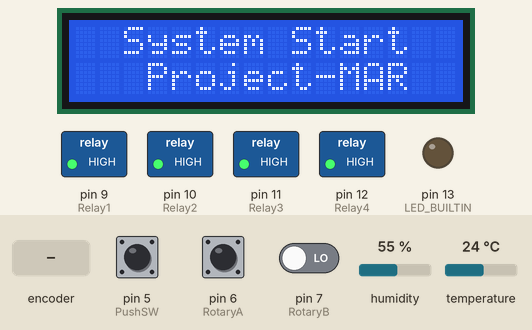
Bench run of a sketch on a simulated Arduino Uno, built with avr-gcc and run on an emulated ATmega328P. Parts: 16×2 character LCD, switched loads named in the sketch (green lamp = pin HIGH), output pins drawn as LEDs (lit = HIGH). Wiring (inferred from the names in the program): DHT11 sensor: data pin 8. The test bench sets the inputs (shaded band); at power-on: pin 5 (PushSW) HIGH, pin 6 (RotaryA) HIGH, pin 7 (RotaryB) LOW, humidity 55 %, temperature 24 °C. What the sketch prints to the serial monitor is not drawn.

Above: at 0.2 s.
3.4 s: rotary encoder on pin 6 (RotaryA) / pin 7 (RotaryB) turned 3 steps (first pin leading)
At 4.9 s:
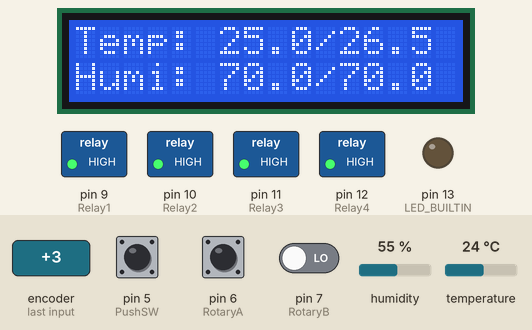
5.5 s: pin 5 (PushSW) pulled LOW for 1 s
8.0 s: rotary encoder on pin 6 (RotaryA) / pin 7 (RotaryB) turned 1 step (first pin leading)
At 9.3 s:
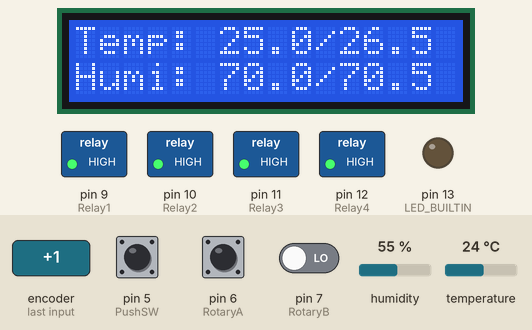
9.7 s: rotary encoder on pin 6 (RotaryA) / pin 7 (RotaryB) turned 2 steps (second pin leading)
At 10.4 s:
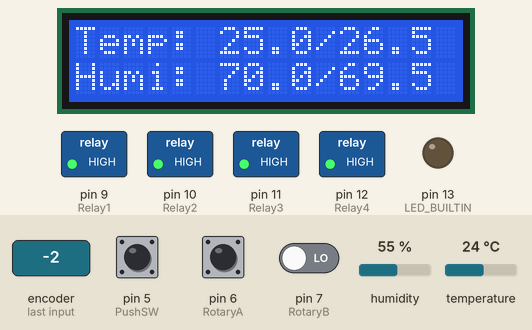
Timing chart, 0 to 12.6 s (numbered marks = the images above; inputs shaded):
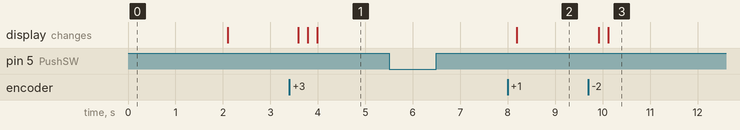

The sketch:

firmware.ino
```cpp
/**
 * Author:    Project-MAR
 * Created:   27 Apr. 2018
 **/

#include "DHT.h"
#include "Wire.h"
#include "LiquidCrystal_PCF8574.h"

/*
 * LCD Connection
 * Black  - GND
 * White  - Vcc
 * Gray   - SDA
 * Purpel - SCL
 */

 /*
  * Rotary Switch
  * Red    - Gnd
  * Orange - Vcc
  * Yellow - SW
  * Blue   - DT
  * Green  - Clk
  */

#define PushSW       5
#define RotaryA      6
#define RotaryB      7

#define DHT22_PIN    8

#define Relay4      12
#define Relay3      11
#define Relay2      10
#define Relay1       9
#define RelayON      LOW
#define RelayOFF     HIGH


#define CCW          0
#define CW           1
#define Push         2

// Connect a 4.7K resistor between VCC and the data pin (strong pullup)
DHT dht;

// set the LCD address to 0x27 for a 16 chars and 2 line display
LiquidCrystal_PCF8574 lcd(0x27);

int A;
int aState;
int RotateEvent;

float targetTemperature  = 25.0;
float currentTemperature = 25.0;

float targetHumidity  = 70.0;
float currentHumidity = 70.0;

char lcd_buffer[16];

int dht22_count = 0;
int dht22_target  = 5000;

int relayControl_count  = 0;
int relayControl_target = 500;

void setup(void)
{
  int lcd_error = 0;
  // start serial port
  Serial.begin(115200);

  dht.setup(DHT22_PIN); // data pin 2

  Wire.begin();
  Wire.beginTransmission(0x27);
  lcd_error = Wire.endTransmission();

  if (lcd_error == 0)
  {
    //Serial.println(": LCD found.");
    lcd.begin(16, 2); // initialize the lcd
  } else {
    Serial.println(": LCD not found.");
  }

  // welcome message
  lcd.setBacklight(1);
  lcd.clear();
  lcd.setCursor(0, 0);
  lcd.print("  System Start  ");
  lcd.setCursor(0, 1);
  lcd.print("   Project-MAR  ");

  pinMode(LED_BUILTIN, OUTPUT);
  pinMode(Relay4, OUTPUT);
  pinMode(Relay3, OUTPUT);
  pinMode(Relay2, OUTPUT);
  pinMode(Relay1, OUTPUT);

  // Relay Module is active LOW
  digitalWrite(Relay1, HIGH);
  digitalWrite(Relay2, HIGH);
  digitalWrite(Relay3, HIGH);
  digitalWrite(Relay4, HIGH);

  pinMode(PushSW,  INPUT_PULLUP);
  pinMode(RotaryA, INPUT);
  pinMode(RotaryB, INPUT);

  aState = digitalRead(RotaryA);

  Serial.println("Status\tHumidity (%)\tTemperature (C)\t(F)");

  // The sensor can only be read from every 1-2s, and requires a minimum
  // 2s warm-up after power-on.
  delay(2000);
  lcd.clear();
}

void readDHT22()
{
  //delay(dht.getMinimumSamplingPeriod());

  currentHumidity = dht.getHumidity();
  currentTemperature = dht.getTemperature();

  Serial.print(dht.getStatusString());
  Serial.print("\t");
  Serial.print(currentHumidity, 1);
  Serial.print("\t\t");
  Serial.print(currentTemperature, 1);
  Serial.print("\t\t");
  Serial.println(dht.toFahrenheit(currentTemperature), 1);
}

void setTargetHuminity()
{
  int a;
  //Serial.println("set Huminity");

  while(1)
  {
    a = Rotary();
    if(a == CW)
    {
      targetHumidity += 0.5;
      Serial.println("Increase target Humidity");
      show();
    }
    else if(a == CCW)
    {
      targetHumidity -= 0.5;
      Serial.println("Decrease target Humidity");
      show();
    }

    // if user push again, force exit
    if(digitalRead(PushSW) == LOW)
    {
      delay(500);
      Serial.println("Exit: set Huminity");
      break;
    }
  }
}

void show()
{
  lcd.clear();
  lcd.setCursor(0, 0);
  lcd.print("Temp: ");
  lcd.setCursor(6, 0);
  lcd.print(currentTemperature,1);
  lcd.setCursor(10, 0);
  lcd.print("/");
  lcd.setCursor(11, 0);
  lcd.print(targetTemperature,1);
  lcd.setCursor(0, 1);

  lcd.setCursor(0, 1);
  lcd.print("Humi: ");
  lcd.setCursor(6, 1);
  lcd.print(currentHumidity,1);
  lcd.setCursor(10, 1);
  lcd.print("/");
  lcd.setCursor(11, 1);
  lcd.print(targetHumidity,1);
}

int Rotary()
{
  int result = -1;

  // Scan for Rotary Turn event
  A = digitalRead(RotaryA);
  if((aState == LOW) && (A == HIGH))
  {
    // Turn detect
    if(digitalRead(RotaryB) == LOW)
      result = CW;
    else
      result = CCW;

    delay(100);
  }
  aState = A;

  // Scan for Rotary push event
  if(digitalRead(PushSW) == LOW)
  {
    result = Push;
    delay(200);
  }

  return result;
}

//float targetTemperature  = 25.0;
//float currentTemperature = 25.0;

//float targetHumidity  = 70.0;
//float currentHumidity = 70.0;

void temperatureControl()
{
  static int coolingState = 0;

  // Fast Cooling: Turn OFF heater and Turn ON fan
  if((currentTemperature > targetTemperature) && (coolingState == 0))
  {
    //turn off heater and turn on fan
    coolingState = 1;
    digitalWrite(Relay4, RelayOFF);
    digitalWrite(Relay3, RelayON);
  }

  // Turn off Fast Cooling if temperature is below (targetTemperature - 2)
  if((coolingState == 1) && (currentTemperature >= (targetTemperature - 2)))
  {
    digitalWrite(Relay4, RelayOFF);
    digitalWrite(Relay3, RelayOFF);
  }

  // Start heating again when temperature drop below (targetTemperature - 5)
  if((coolingState == 1) && (currentTemperature <= (targetTemperature - 5)))
  {
    coolingState = 0;
    digitalWrite(Relay4, RelayON);
    digitalWrite(Relay3, RelayOFF);
  }
}

void HumidityControl()
{

}

void loop(void)
{

  if(relayControl_count >= relayControl_target)
  {
    relayControl_count = 0;
    temperatureControl();
    HumidityControl();
  }

  // Scan for Rotary turn event
  RotateEvent = Rotary();
  if(RotateEvent == CW)
  {
    Serial.println("Increase target Temperature");
    targetTemperature += 0.5;
    show();
  }
  else if(RotateEvent == CCW)
  {
    Serial.println("Decrease target Temperature");
    targetTemperature -= 0.5;
    show();
  }
  else if(RotateEvent == Push)
  {
    //Serial.println("PushSW");
    setTargetHuminity();
  }

  dht22_count += 1;
  relayControl_count += 1;
  delay(1);
}
```

DHT.cpp
```cpp
// (licence header left out)
#include "DHT.h"

void DHT::setup(uint8_t pin, DHT_MODEL_t model)
{
  DHT::pin = pin;
  DHT::model = model;
  DHT::resetTimer(); // Make sure we do read the sensor in the next readSensor()

  if ( model == AUTO_DETECT) {
    DHT::model = DHT22;
    readSensor();
    if ( error == ERROR_TIMEOUT ) {
      DHT::model = DHT11;
      // Warning: in case we auto detect a DHT11, you should wait at least 1000 msec
      // before your first read request. Otherwise you will get a time out error.
    }
  }
}

void DHT::resetTimer()
{
  DHT::lastReadTime = millis() - 3000;
}

float DHT::getHumidity()
{
  readSensor();
  return humidity;
}

float DHT::getTemperature()
{
  readSensor();
  return temperature;
}

#ifndef OPTIMIZE_SRAM_SIZE

const char* DHT::getStatusString()
{
  switch ( error ) {
    case DHT::ERROR_TIMEOUT:
      return "TIMEOUT";

    case DHT::ERROR_CHECKSUM:
      return "CHECKSUM";

    default:
      return "OK";
  }
}

#else

// At the expense of 26 bytes of extra PROGMEM, we save 11 bytes of
// SRAM by using the following method:

prog_char P_OK[]       PROGMEM = "OK";
prog_char P_TIMEOUT[]  PROGMEM = "TIMEOUT";
prog_char P_CHECKSUM[] PROGMEM = "CHECKSUM";

const char *DHT::getStatusString() {
  prog_char *c;
  switch ( error ) {
    case DHT::ERROR_CHECKSUM:
      c = P_CHECKSUM; break;

    case DHT::ERROR_TIMEOUT:
      c = P_TIMEOUT; break;

    default:
      c = P_OK; break;
  }

  static char buffer[9];
  strcpy_P(buffer, c);

  return buffer;
}

#endif

void DHT::readSensor()
{
  // Make sure we don't poll the sensor too often
  // - Max sample rate DHT11 is 1 Hz   (duty cicle 1000 ms)
  // - Max sample rate DHT22 is 0.5 Hz (duty cicle 2000 ms)
  unsigned long startTime = millis();
  if ( (unsigned long)(startTime - lastReadTime) < (model == DHT11 ? 999L : 1999L) ) {
    return;
  }
  lastReadTime = startTime;

  temperature = NAN;
  humidity = NAN;

  // Request sample

  digitalWrite(pin, LOW); // Send start signal
  pinMode(pin, OUTPUT);
  if ( model == DHT11 ) {
    delay(18);
  }
  else {
    // This will fail for a DHT11 - that's how we can detect such a device
    delayMicroseconds(800);
  }

  pinMode(pin, INPUT);
  digitalWrite(pin, HIGH); // Switch bus to receive data

  // We're going to read 83 edges:
  // - First a FALLING, RISING, and FALLING edge for the start bit
  // - Then 40 bits: RISING and then a FALLING edge per bit
  // To keep our code simple, we accept any HIGH or LOW reading if it's max 85 usecs long

  word rawHumidity;
  word rawTemperature;
  word data;

  for ( int8_t i = -3 ; i < 2 * 40; i++ ) {
    byte age;
    startTime = micros();

    do {
      age = (unsigned long)(micros() - startTime);
      if ( age > 90 ) {
        error = ERROR_TIMEOUT;
        return;
      }
    }
    while ( digitalRead(pin) == (i & 1) ? HIGH : LOW );

    if ( i >= 0 && (i & 1) ) {
      // Now we are being fed our 40 bits
      data <<= 1;

      // A zero max 30 usecs, a one at least 68 usecs.
      if ( age > 30 ) {
        data |= 1; // we got a one
      }
    }

    switch ( i ) {
      case 31:
        rawHumidity = data;
        break;
      case 63:
        rawTemperature = data;
        data = 0;
        break;
    }
  }

  // Verify checksum

  if ( (byte)(((byte)rawHumidity) + (rawHumidity >> 8) + ((byte)rawTemperature) + (rawTemperature >> 8)) != data ) {
    error = ERROR_CHECKSUM;
    return;
  }

  // Store readings

  if ( model == DHT11 ) {
    humidity = rawHumidity >> 8;
    temperature = rawTemperature >> 8;
  }
  else {
    humidity = rawHumidity * 0.1;

    if ( rawTemperature & 0x8000 ) {
      rawTemperature = -(int16_t)(rawTemperature & 0x7FFF);
    }
    temperature = ((int16_t)rawTemperature) * 0.1;
  }

  error = ERROR_NONE;
}
```

DHT.h
```cpp
// (licence header left out)
#ifndef dht_h
#define dht_h

#if ARDUINO < 100
  #include <WProgram.h>
#else
  #include <Arduino.h>
#endif

class DHT
{
public:

  typedef enum {
    AUTO_DETECT,
    DHT11,
    DHT22,
    AM2302,  // Packaged DHT22
    RHT03    // Equivalent to DHT22
  }
  DHT_MODEL_t;

  typedef enum {
    ERROR_NONE = 0,
    ERROR_TIMEOUT,
    ERROR_CHECKSUM
  }
  DHT_ERROR_t;

  void setup(uint8_t pin, DHT_MODEL_t model=AUTO_DETECT);
  void resetTimer();

  float getTemperature();
  float getHumidity();

  DHT_ERROR_t getStatus() { return error; };
  const char* getStatusString();

  DHT_MODEL_t getModel() { return model; }

  int getMinimumSamplingPeriod() { return model == DHT11 ? 1000 : 2000; }

  int8_t getNumberOfDecimalsTemperature() { return model == DHT11 ? 0 : 1; };
  int8_t getLowerBoundTemperature() { return model == DHT11 ? 0 : -40; };
  int8_t getUpperBoundTemperature() { return model == DHT11 ? 50 : 125; };

  int8_t getNumberOfDecimalsHumidity() { return 0; };
  int8_t getLowerBoundHumidity() { return model == DHT11 ? 20 : 0; };
  int8_t getUpperBoundHumidity() { return model == DHT11 ? 90 : 100; };

  static float toFahrenheit(float fromCelcius) { return 1.8 * fromCelcius + 32.0; };
  static float toCelsius(float fromFahrenheit) { return (fromFahrenheit - 32.0) / 1.8; };

protected:
  void readSensor();

  float temperature;
  float humidity;

  uint8_t pin;

private:
  DHT_MODEL_t model;
  DHT_ERROR_t error;
  unsigned long lastReadTime;
};

#endif /*dht_h*/
```

Measured:
- after the input at 3.4 s, the display: first changes after 0.19 s (image 1 shows a later state)
- after the input at 5.5 s, every drawn part: stays the same
- after the input at 8.0 s, the display: changes after 0.19 s (image 2)
- after the input at 9.7 s, the display: first changes after 0.21 s (image 3 shows a later state)
